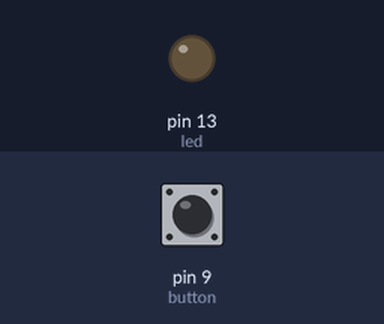
Recording of a sketch running on a simulated Arduino Uno, built with avr-gcc and run on an emulated ATmega328P. Shown: output pins drawn as LEDs (lit = HIGH). The test bench sets the inputs (shaded band); at power-on: pin 9 (button) HIGH.

Above: at 1.2 s.
1.3 s: pin 9 (button) pulled LOW for 0.15 s
At 1.37 s:
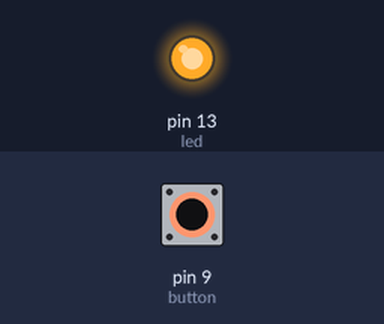
2.9 s: pin 9 (button) pulled LOW for 3.2 s
At 6.9 s:
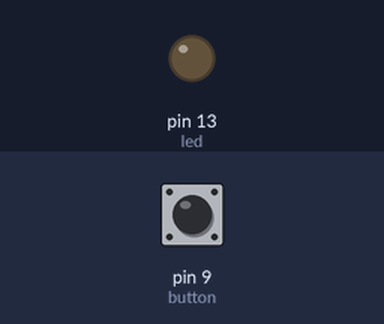
Timing chart, 0 to 8.4 s (numbered marks = the images above; inputs shaded):
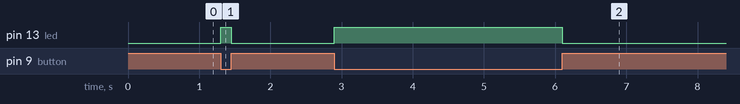

Measured:
- after the input at 1.3 s, pin 13 (led): LOW → HIGH at once, → LOW 0.15 s later
- after the input at 2.9 s, pin 13 (led): LOW → HIGH at once, → LOW 3.2 s later

The sketch:

button.ino
```cpp
const byte led=13; //ledi bağlamak için 13. bacağı seçtik.
const byte button=9; //buttonu bağlamak için 9. bacağı seçtik.
void setup() {
  // put your setup code here, to run once:
  pinMode(led,OUTPUT); //led pini çıkış
  pinMode(button,INPUT); //buton pini giriş

}

void loop() {
  // put your main code here, to run repeatedly:
  if(digitalRead(button)==LOW) { //eğer buton pini DÜŞÜK(LOW/0V) ise
    digitalWrite(led,HIGH); //led pinine 5V ver.
    }
  else {          //Diğer türlü
    digitalWrite(led,LOW); //LED pinine 0V ver.
    }

}
```
